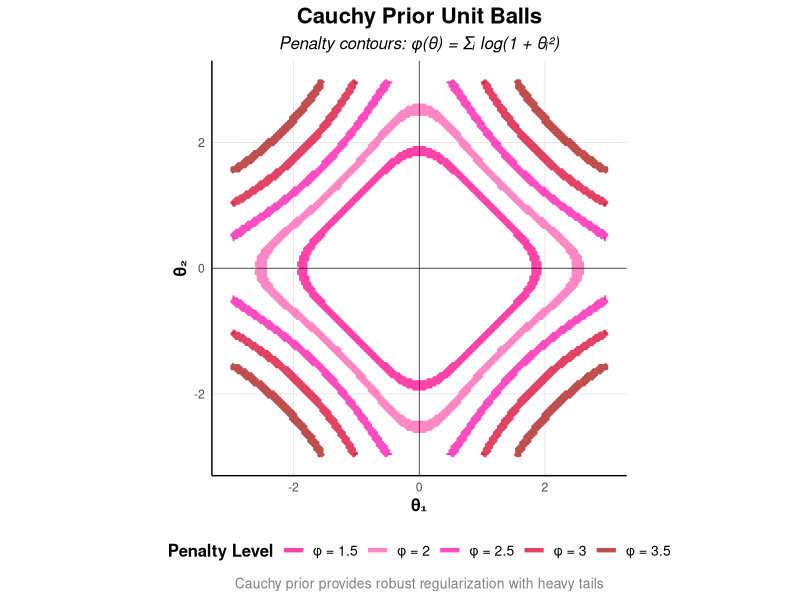
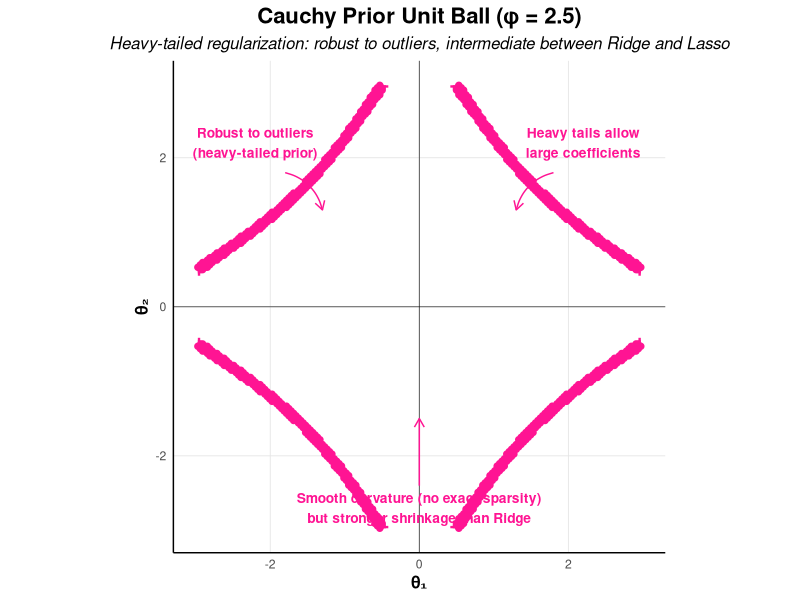
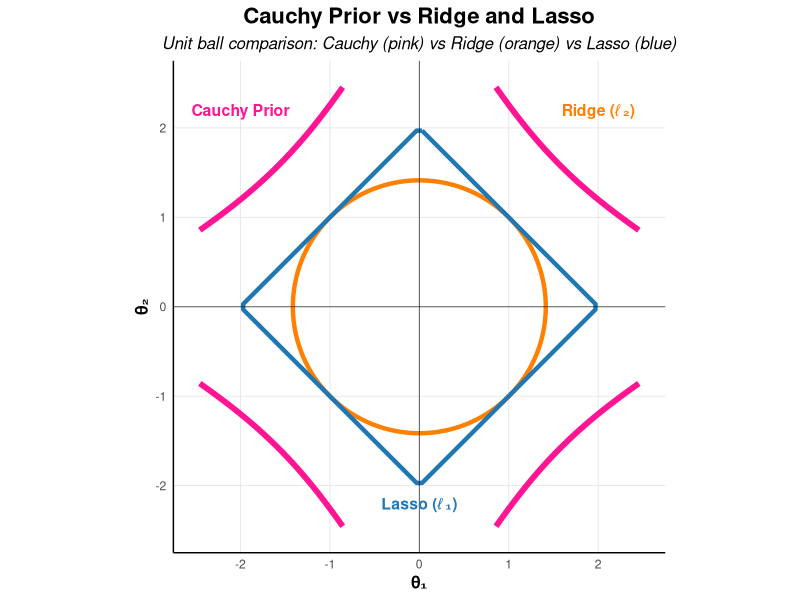
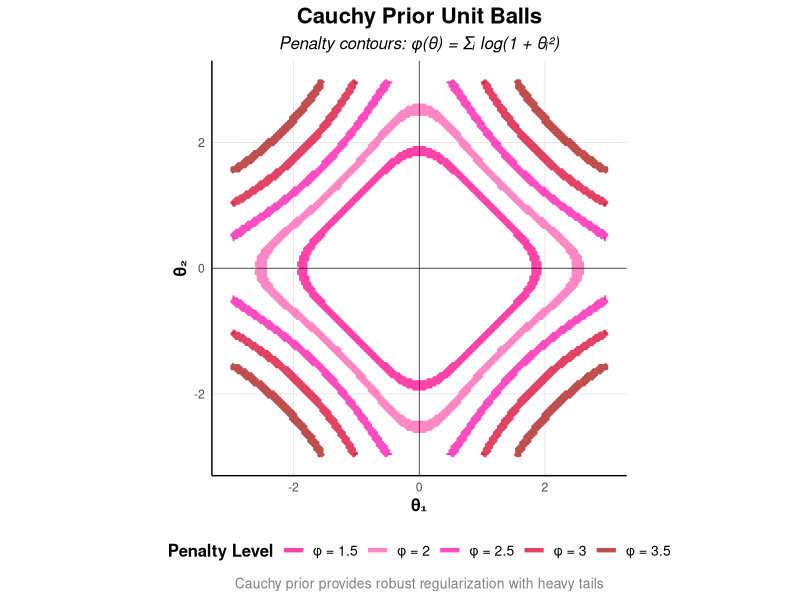
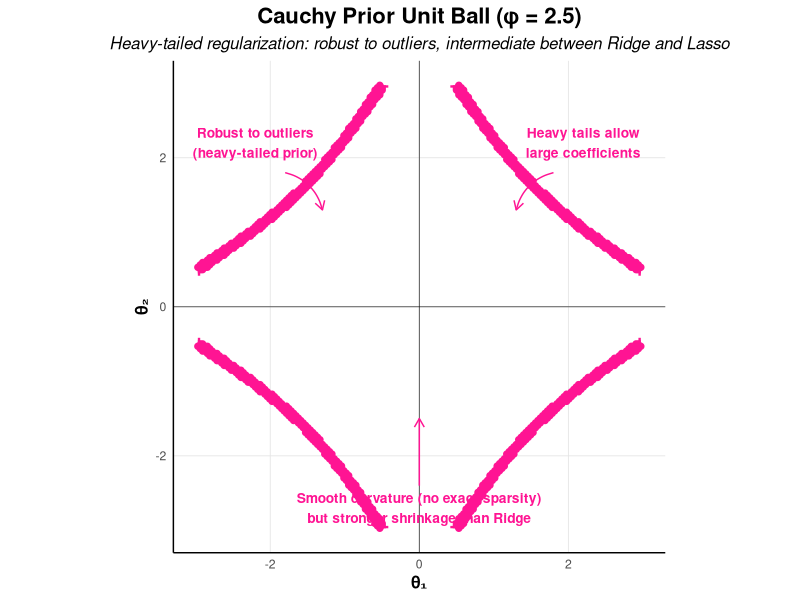
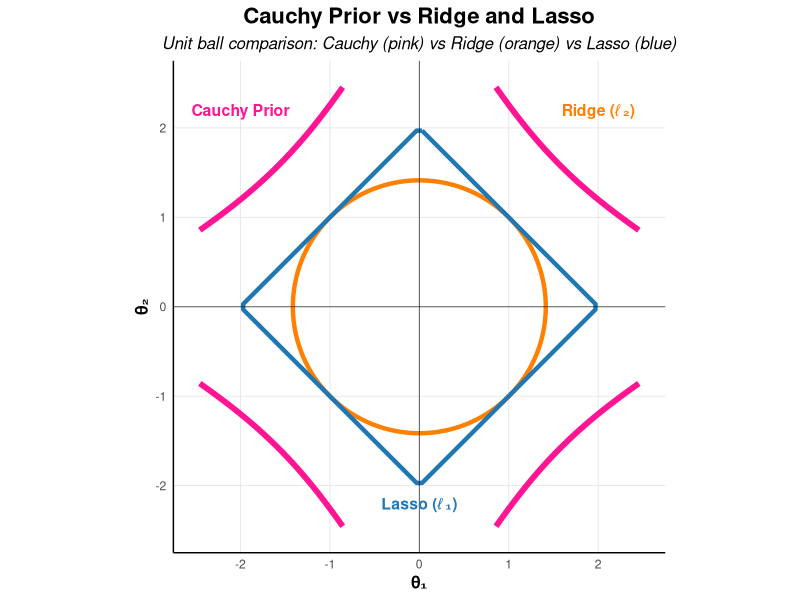

Source code (R) for these figures, in order:
# Plot Unit Ball for Cauchy Prior
# Penalty: phi(theta_i) = log(1 + theta_i^2)

library(ggplot2)
library(dplyr)

# Function to generate unit ball for Cauchy prior
generate_cauchy_ball <- function(penalty_level = 2, n_points = 1000) {
  # Cauchy penalty function for each component
  cauchy_penalty <- function(theta) {
    log(1 + theta^2)
  }
  
  # Create grid for numerical contour finding
  theta_range <- seq(-4, 4, length.out = 250)
  grid <- expand.grid(theta1 = theta_range, theta2 = theta_range)
  
  # Compute penalty for each point (sum over components)
  penalty1 <- cauchy_penalty(grid$theta1)
  penalty2 <- cauchy_penalty(grid$theta2)
  grid$penalty <- penalty1 + penalty2
  
  # Find contour at specified penalty level
  tolerance <- 0.05
  contour_points <- grid[abs(grid$penalty - penalty_level) < tolerance, ]
  
  if (nrow(contour_points) > 0) {
    # Sort by angle for smooth curve
    contour_points$angle <- atan2(contour_points$theta2, contour_points$theta1)
    contour_points <- contour_points[order(contour_points$angle), ]
    
    data.frame(
      x = contour_points$theta1,
      y = contour_points$theta2,
      penalty_level = penalty_level
    )
  } else {
    # Fallback: analytical approximation for large penalty levels
    t <- seq(0, 2*pi, length.out = n_points)
    r <- sqrt(exp(penalty_level) - 1)  # Approximate radius
    data.frame(
      x = r * cos(t),
      y = r * sin(t),
      penalty_level = penalty_level
    )
  }
}

# Generate Cauchy unit balls for different penalty levels
penalty_levels <- c(1.5, 2.0, 2.5, 3.0, 3.5)
colors <- c("#FF1493", "#FF69B4", "#FF20B2", "#DC143C", "#B22222")

cauchy_data <- do.call(rbind, lapply(seq_along(penalty_levels), function(i) {
  level <- penalty_levels[i]
  df <- generate_cauchy_ball(penalty_level = level)
  if (nrow(df) > 0) {
    df$level_label <- paste0("φ = ", level)
    df$color_index <- i
    df
  } else {
    NULL
  }
}))

# Create the plot
if (nrow(cauchy_data) > 0) {
  p <- ggplot(cauchy_data, aes(x = x, y = y, color = level_label)) +
    geom_path(linewidth = 1.5, alpha = 0.8) +
    scale_color_manual(values = colors) +
    coord_fixed() +
    xlim(-3, 3) +
    ylim(-3, 3) +
    labs(
      title = "Cauchy Prior Unit Balls",
      subtitle = "Penalty contours: φ(θ) = Σᵢ log(1 + θᵢ²)",
      x = "θ₁",
      y = "θ₂",
      color = "Penalty Level",
      caption = "Cauchy prior provides robust regularization with heavy tails"
    ) +
    theme_minimal() +
    theme(
      panel.grid.major = element_line(color = "gray90", linewidth = 0.3),
      panel.grid.minor = element_blank(),
      axis.line = element_line(color = "black", linewidth = 0.5),
      legend.position = "bottom",
      legend.title = element_text(size = 12, face = "bold"),
      legend.text = element_text(size = 10),
      plot.title = element_text(size = 16, hjust = 0.5, face = "bold"),
      plot.subtitle = element_text(size = 12, hjust = 0.5, face = "italic"),
      plot.caption = element_text(size = 10, hjust = 0.5, color = "gray50"),
      axis.title = element_text(size = 12, face = "bold")
    ) +
    geom_hline(yintercept = 0, color = "black", linewidth = 0.3, alpha = 0.7) +
    geom_vline(xintercept = 0, color = "black", linewidth = 0.3, alpha = 0.7)
  
  print(p)
  
  # Save the plot
  ggsave("fig/cauchy_unit_ball.png", p, width = 8, height = 8, dpi = 300)
  
  cat("Cauchy unit ball plot saved as: fig/cauchy_unit_ball.png\n")
  cat("Number of penalty levels successfully plotted:", length(unique(cauchy_data$penalty_level)), "\n")
  
} else {
  cat("Warning: No valid Cauchy contour data generated. Check parameters.\n")
}

# Alternative: Single penalty level with detailed annotation
penalty_single <- 2.5
cauchy_single <- generate_cauchy_ball(penalty_level = penalty_single)

if (nrow(cauchy_single) > 0) {
  p_single <- ggplot(cauchy_single, aes(x = x, y = y)) +
    geom_path(color = "#FF1493", linewidth = 2.5) +
    coord_fixed() +
    xlim(-3, 3) +
    ylim(-3, 3) +
    labs(
      title = paste0("Cauchy Prior Unit Ball (φ = ", penalty_single, ")"),
      subtitle = "Heavy-tailed regularization: robust to outliers, intermediate between Ridge and Lasso",
      x = "θ₁", 
      y = "θ₂"
    ) +
    theme_minimal() +
    theme(
      panel.grid.major = element_line(color = "gray90", linewidth = 0.3),
      panel.grid.minor = element_blank(),
      axis.line = element_line(color = "black", linewidth = 0.5),
      plot.title = element_text(size = 16, hjust = 0.5, face = "bold"),
      plot.subtitle = element_text(size = 12, hjust = 0.5, face = "italic"),
      axis.title = element_text(size = 12, face = "bold")
    ) +
    geom_hline(yintercept = 0, color = "black", linewidth = 0.3, alpha = 0.7) +
    geom_vline(xintercept = 0, color = "black", linewidth = 0.3, alpha = 0.7) +
    # Add annotations about the shape
    annotate("text", x = 2.2, y = 2.2, 
             label = "Heavy tails allow\nlarge coefficients", 
             size = 3.5, hjust = 0.5, color = "#FF1493", fontface = "bold") +
    annotate("text", x = 0, y = -2.7, 
             label = "Smooth curvature (no exact sparsity)\nbut stronger shrinkage than Ridge", 
             size = 3.5, hjust = 0.5, color = "#FF1493", fontface = "bold") +
    annotate("text", x = -2.2, y = 2.2, 
             label = "Robust to outliers\n(heavy-tailed prior)", 
             size = 3.5, hjust = 0.5, color = "#FF1493", fontface = "bold") +
    # Add arrows pointing to features
    annotate("curve", x = 1.8, y = 1.8, xend = 1.3, yend = 1.3,
             arrow = arrow(length = unit(0.02, "npc")), 
             color = "#FF1493", curvature = 0.3) +
    annotate("curve", x = 0, y = -2.4, xend = 0, yend = -1.5,
             arrow = arrow(length = unit(0.02, "npc")), 
             color = "#FF1493", curvature = 0) +
    annotate("curve", x = -1.8, y = 1.8, xend = -1.3, yend = 1.3,
             arrow = arrow(length = unit(0.02, "npc")), 
             color = "#FF1493", curvature = -0.3)
  
  print(p_single)
  
  # Save the annotated single plot
  ggsave("fig/cauchy_unit_ball_annotated.png", p_single, width = 9, height = 8, dpi = 300)
  
  cat("Annotated Cauchy unit ball plot saved as: fig/cauchy_unit_ball_annotated.png\n")
} else {
  cat("Warning: Could not generate single Cauchy contour.\n")
}

# Create comparison with other common priors
# Generate comparison data
theta_vals <- seq(-3, 3, length.out = 100)
comparison_data <- expand.grid(theta1 = theta_vals, theta2 = theta_vals)

# Calculate penalty levels for different priors
comparison_data$cauchy <- log(1 + comparison_data$theta1^2) + log(1 + comparison_data$theta2^2)
comparison_data$ridge <- comparison_data$theta1^2 + comparison_data$theta2^2
comparison_data$lasso <- abs(comparison_data$theta1) + abs(comparison_data$theta2)

# Create contour comparison plot
p_comparison <- ggplot() +
  # Cauchy contour
  geom_contour(data = comparison_data, aes(x = theta1, y = theta2, z = cauchy), 
               breaks = c(2.5), color = "#FF1493", linewidth = 2) +
  # Ridge contour (L2)
  geom_contour(data = comparison_data, aes(x = theta1, y = theta2, z = ridge), 
               breaks = c(2), color = "#FF7F00", linewidth = 1.5) +
  # Lasso contour (L1) 
  geom_contour(data = comparison_data, aes(x = theta1, y = theta2, z = lasso), 
               breaks = c(2), color = "#1F78B4", linewidth = 1.5) +
  coord_fixed() +
  xlim(-2.5, 2.5) +
  ylim(-2.5, 2.5) +
  labs(
    title = "Cauchy Prior vs Ridge and Lasso",
    subtitle = "Unit ball comparison: Cauchy (pink) vs Ridge (orange) vs Lasso (blue)",
    x = "θ₁",
    y = "θ₂"
  ) +
  theme_minimal() +
  theme(
    panel.grid.major = element_line(color = "gray90", linewidth = 0.3),
    panel.grid.minor = element_blank(),
    axis.line = element_line(color = "black", linewidth = 0.5),
    plot.title = element_text(size = 16, hjust = 0.5, face = "bold"),
    plot.subtitle = element_text(size = 12, hjust = 0.5, face = "italic"),
    axis.title = element_text(size = 12, face = "bold")
  ) +
  geom_hline(yintercept = 0, color = "black", linewidth = 0.3, alpha = 0.7) +
  geom_vline(xintercept = 0, color = "black", linewidth = 0.3, alpha = 0.7) +
  # Add legend manually
  annotate("text", x = -2, y = 2.2, label = "Cauchy Prior", 
           color = "#FF1493", size = 4, fontface = "bold") +
  annotate("text", x = 2, y = 2.2, label = "Ridge (ℓ₂)", 
           color = "#FF7F00", size = 4, fontface = "bold") +
  annotate("text", x = 0, y = -2.2, label = "Lasso (ℓ₁)", 
           color = "#1F78B4", size = 4, fontface = "bold")

print(p_comparison)

# Save the comparison plot
ggsave("fig/cauchy_vs_others.png", p_comparison, width = 9, height = 8, dpi = 300)

cat("Comparison plot saved as: fig/cauchy_vs_others.png\n")

# Display penalty function characteristics
cat("\n=== Cauchy Prior Characteristics ===\n")
cat("Penalty function: φ(θᵢ) = log(1 + θᵢ²)\n")
cat("- At origin (θᵢ = 0): penalty = 0 (no bias at zero)\n")
cat("- Large |θᵢ|: penalty approx. log(θᵢ²) = 2log|θᵢ| (grows logarithmically)\n")
cat("- Heavy-tailed distribution allows large coefficients\n")
cat("- More robust to outliers than Gaussian (Ridge) prior\n")
cat("- Provides intermediate shrinkage between Ridge and Lasso\n")
cat("- No exact sparsity (smooth penalty), but stronger shrinkage than Ridge\n")
cat("- Scale-invariant: penalty shape unchanged under scaling\n")

# Display numerical comparison of penalty growth rates
cat("\n=== Penalty Growth Rate Comparison ===\n")
theta_test <- c(0.1, 0.5, 1, 2, 5, 10)
for (theta in theta_test) {
  cauchy_pen <- log(1 + theta^2)
  ridge_pen <- theta^2
  lasso_pen <- abs(theta)
  cat(sprintf("θ = %.1f: Cauchy = %.3f, Ridge = %.3f, Lasso = %.3f\n", 
              theta, cauchy_pen, ridge_pen, lasso_pen))
} 
